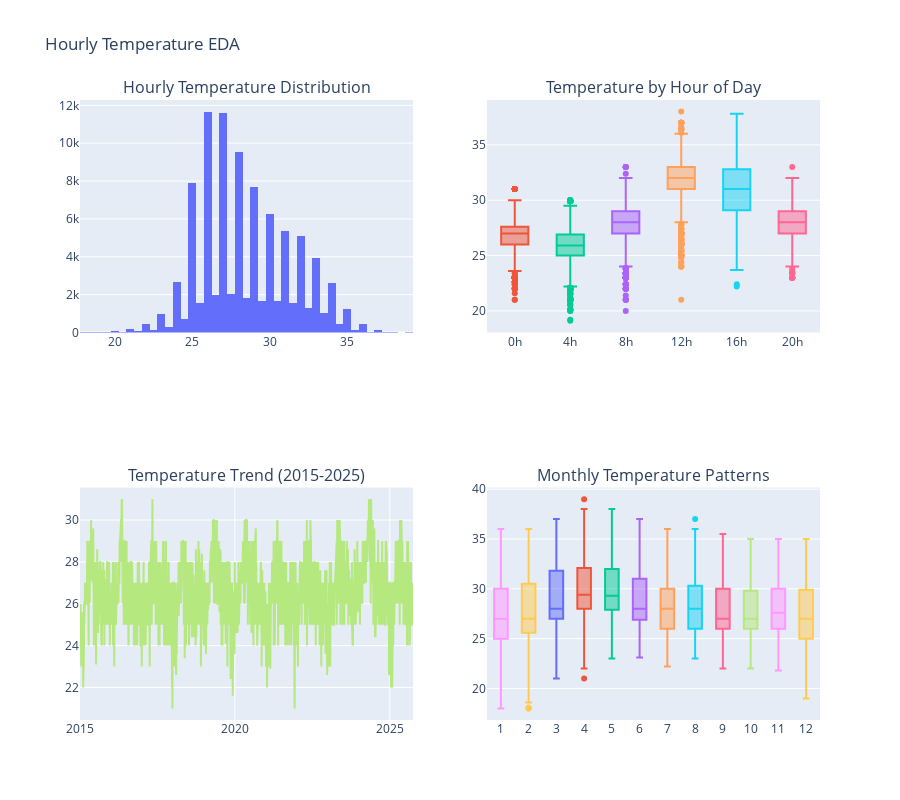

Here is the notebook cell this chart was saved with:
### Code cell
# Temperature Distribution - Hourly vs Daily patterns
fig = make_subplots(
    rows=2, cols=2,
    subplot_titles=('Hourly Temperature Distribution', 'Temperature by Hour of Day',
                    'Temperature Trend (2015-2025)', 'Monthly Temperature Patterns'),
    specs=[[{'type': 'histogram'}, {'type': 'box'}],
           [{'type': 'scatter'}, {'type': 'box'}]]
)

# 1. Overall distribution
fig.add_trace(
    go.Histogram(x=df['temp'], name='Temperature', nbinsx=50),
    row=1, col=1
)

# 2. Temperature by hour of day
df['hour'] = df['datetime'].dt.hour
for hour in range(0, 24, 4):
    hour_data = df[df['hour'] == hour]['temp']
    fig.add_trace(
        go.Box(y=hour_data, name=f"{hour}h", showlegend=False),
        row=1, col=2
    )

# 3. Temperature trend over time (sample every 24 hours for visibility)
sample_df = df.iloc[::24]
fig.add_trace(
    go.Scatter(x=sample_df['datetime'], y=sample_df['temp'], 
               mode='lines', name='Temp (Daily Sample)'),
    row=2, col=1
)

# 4. Temperature by month
df['month'] = df['datetime'].dt.month
for month in range(1, 13):
    month_data = df[df['month'] == month]['temp']
    fig.add_trace(
        go.Box(y=month_data, name=str(month), showlegend=False),
        row=2, col=2
    )

fig.update_layout(height=800, showlegend=False, title_text="Hourly Temperature EDA")
fig.show()

print(f"Temperature Stats:")
print(df['temp'].describe())

### Figure 1 — Plotly figure (JSON) as saved in the notebook; plotly's stock layout.template omitted (floating-point values rounded to 4 significant figures; data arrays with more than 128 entries replaced by an {"elided": "..."} marker saying what was removed)
{"data": [{"name": "Temperature", "nbinsx": 50, "type": "histogram", "x": {"elided": "94248 float values"}, "xaxis": "x", "yaxis": "y"}, {"name": "0h", "showlegend": false, "type": "box", "xaxis": "x2", "y": {"elided": "3927 float values"}, "yaxis": "y2"}, {"name": "4h", "showlegend": false, "type": "box", "xaxis": "x2", "y": {"elided": "3927 float values"}, "yaxis": "y2"}, {"name": "8h", "showlegend": false, "type": "box", "xaxis": "x2", "y": {"elided": "3927 float values"}, "yaxis": "y2"}, {"name": "12h", "showlegend": false, "type": "box", "xaxis": "x2", "y": {"elided": "3927 float values"}, "yaxis": "y2"}, {"name": "16h", "showlegend": false, "type": "box", "xaxis": "x2", "y": {"elided": "3927 float values"}, "yaxis": "y2"}, {"name": "20h", "showlegend": false, "type": "box", "xaxis": "x2", "y": {"elided": "3927 float values"}, "yaxis": "y2"}, {"mode": "lines", "name": "Temp (Daily Sample)", "type": "scatter", "x": {"elided": "3927 str values"}, "xaxis": "x3", "y": {"elided": "3927 float values"}, "yaxis": "y3"}, {"name": "1", "showlegend": false, "type": "box", "xaxis": "x4", "y": {"elided": "8184 float values"}, "yaxis": "y4"}, {"name": "2", "showlegend": false, "type": "box", "xaxis": "x4", "y": {"elided": "7464 float values"}, "yaxis": "y4"}, {"name": "3", "showlegend": false, "type": "box", "xaxis": "x4", "y": {"elided": "8184 float values"}, "yaxis": "y4"}, {"name": "4", "showlegend": false, "type": "box", "xaxis": "x4", "y": {"elided": "7920 float values"}, "yaxis": "y4"}, {"name": "5", "showlegend": false, "type": "box", "xaxis": "x4", "y": {"elided": "8184 float values"}, "yaxis": "y4"}, {"name": "6", "showlegend": false, "type": "box", "xaxis": "x4", "y": {"elided": "7920 float values"}, "yaxis": "y4"}, {"name": "7", "showlegend": false, "type": "box", "xaxis": "x4", "y": {"elided": "8184 float values"}, "yaxis": "y4"}, {"name": "8", "showlegend": false, "type": "box", "xaxis": "x4", "y": {"elided": "8184 float values"}, "yaxis": "y4"}, {"name": "9", "showlegend": false, "type": "box", "xaxis": "x4", "y": {"elided": "7920 float values"}, "yaxis": "y4"}, {"name": "10", "showlegend": false, "type": "box", "xaxis": "x4", "y": {"elided": "7464 float values"}, "yaxis": "y4"}, {"name": "11", "showlegend": false, "type": "box", "xaxis": "x4", "y": {"elided": "7200 float values"}, "yaxis": "y4"}, {"name": "12", "showlegend": false, "type": "box", "xaxis": "x4", "y": {"elided": "7440 float values"}, "yaxis": "y4"}], "layout": {"annotations": [{"font": {"size": 16}, "showarrow": false, "text": "Hourly Temperature Distribution", "x": 0.225, "xanchor": "center", "xref": "paper", "y": 1, "yanchor": "bottom", "yref": "paper"}, {"font": {"size": 16}, "showarrow": false, "text": "Temperature by Hour of Day", "x": 0.775, "xanchor": "center", "xref": "paper", "y": 1, "yanchor": "bottom", "yref": "paper"}, {"font": {"size": 16}, "showarrow": false, "text": "Temperature Trend (2015-2025)", "x": 0.225, "xanchor": "center", "xref": "paper", "y": 0.375, "yanchor": "bottom", "yref": "paper"}, {"font": {"size": 16}, "showarrow": false, "text": "Monthly Temperature Patterns", "x": 0.775, "xanchor": "center", "xref": "paper", "y": 0.375, "yanchor": "bottom", "yref": "paper"}], "height": 800, "showlegend": false, "title": {"text": "Hourly Temperature EDA"}, "xaxis": {"anchor": "y", "domain": [0, 0.45]}, "xaxis2": {"anchor": "y2", "domain": [0.55, 1]}, "xaxis3": {"anchor": "y3", "domain": [0, 0.45]}, "xaxis4": {"anchor": "y4", "domain": [0.55, 1]}, "yaxis": {"anchor": "x", "domain": [0.625, 1]}, "yaxis2": {"anchor": "x2", "domain": [0.625, 1]}, "yaxis3": {"anchor": "x3", "domain": [0, 0.375]}, "yaxis4": {"anchor": "x4", "domain": [0, 0.375]}}}
